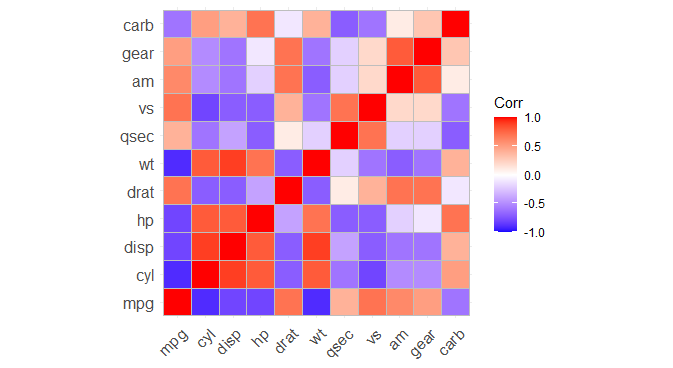

Reproduce this figure in R.
library(ggcorrplot)
data(mtcars)
corr <- round(cor(mtcars), 1)
head(corr[, 1:6])
ggcorrplot(corr)
